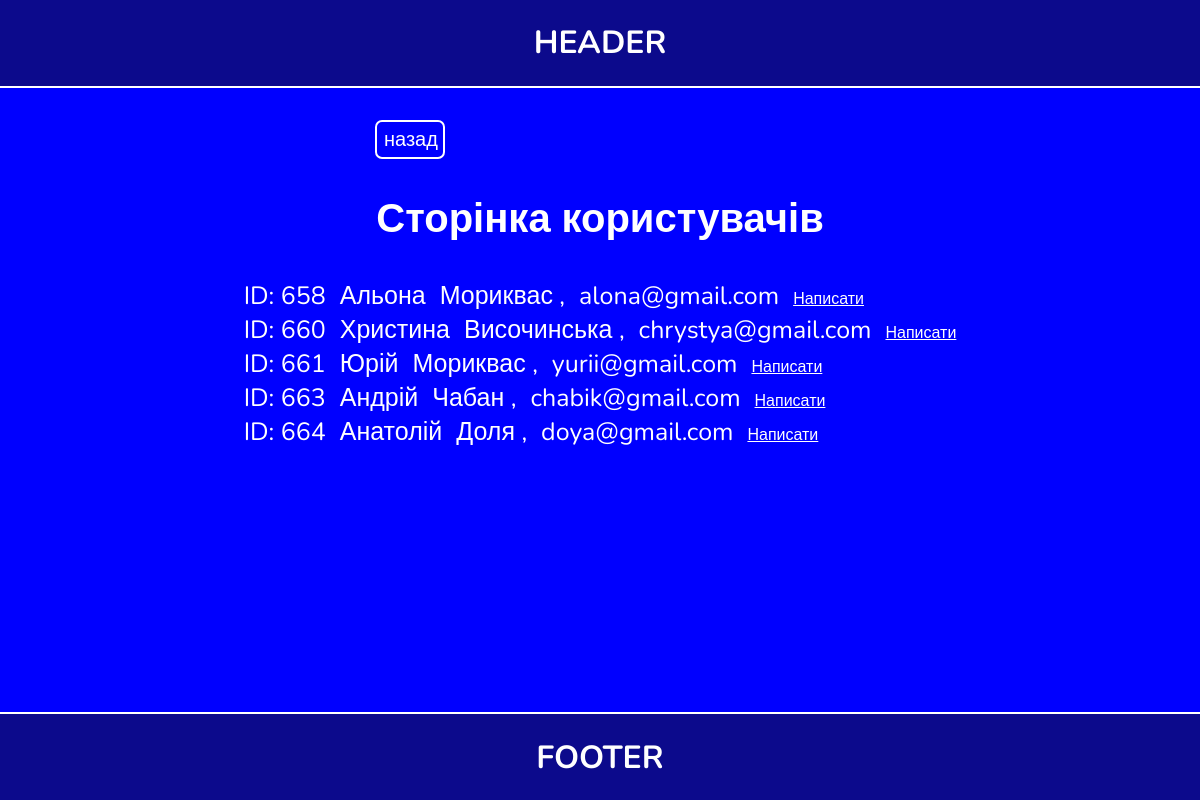
/pages/users-page.php (signed in), run on the app's committed database.
### tables this page shows
CREATE TABLE `users` (
  `user_id` int(11) NOT NULL,
  `firstname` text NOT NULL,
  `lastname` text NOT NULL,
  `surname` text NOT NULL,
  `tel` varchar(30) NOT NULL,
  `email` varchar(30) NOT NULL,
  `pass` varchar(30) NOT NULL
);

### pages/users-page.php (the view, shortened to what this page needs)
<?php
    include '../header.php';
    require '../connect.php';
?>
<section class="users-page-data">
    <div class="container">
        <div class="wrapper-users-data">
            <div class="item-back-title">
                <?php  if(!isset($_SESSION['profile'])) {
                    echo '<a class="button-back" href="../index.php">назад</a>';
                } else {
                  echo '<a class="button-back" href="../customer/index.php">назад</a>';
                }
                ?>
                <h1 class="title">Сторінка користувачів</h1>
            </div>
            <?php
                if(isset($_SESSION['profile'])) {
                    $currentUserId = $_SESSION['profile']['user_id'];
                    $sql = "SELECT * FROM users WHERE NOT user_id=$currentUserId";
                } else {
                    $sql = "SELECT * FROM users";
                }
                ?>
            <div class="item-users-data">
                <?php if($result = mysqli_query($connect, $sql)) : ?>
                    <?php while($row = mysqli_fetch_array($result)) : ?>
                        <div class="item-users">
                            <span><?= 'ID:  '. $row['user_id'];?></span>
                            <span><?= $row['firstname'];?></span>
                            <span><?= $row['lastname']. ' ,';?></span>
                            <span><?= $row['email']; ?></span>
                            <?php
                                if(isset($_SESSION['profile']))
                                {
                                    echo '<a href="../customer/message_user.php?user_id=' .  $_SESSION['recipient_id'] .'">' . "Написати" . '</a>';
                                }
                            ?>
                        </div>
                    <?php endwhile; ?>
                <?php endif; ?>
            </div>
        </div>
    </div>
</section>
<?php
    include '../footer.php';
?>

### style.css (style rules this page uses)
html, body { margin: 0; padding: 0; position: relative; }
h1,h2,h3,span,button,input,p,a { font-family: 'Nunito', sans-serif; color: white; }
span { z-index: 100 !important; }
h1 { color: white; text-align: center; }
.title { font-size: 40px; }
.item-back-title { width: 450px; }
.button-back { color: white; font-size: 20px; text-decoration: none; box-sizing: border-box; padding: 4px 7px; border-radius: 7px; backdrop-filter: blur(10px); display: block; width: 70px; border: 2px solid white; }
.container { max-width: 1000px; width: 100%; margin: 0 auto; flex: 1 0 auto; }
.users-page-data { background-repeat: no-repeat; background-position: center; background-size: 100%; position: relative; height: 100vh; background-color: blue; }
.wrapper-users-data { display: flex; justify-content: center; flex-direction: column; align-items: center; padding-top: 120px; }
.item-users span { margin-right: 10px; font-size: 25px; }

### data on the page
users: user_id "658", firstname "Альона", lastname "Мориквас", email "alona@gmail.com"
users: user_id "660", firstname "Христина", lastname "Височинська", email "chrystya@gmail.com"
users: user_id "661", firstname "Юрій", lastname "Мориквас", email "yurii@gmail.com"
users: user_id "663", firstname "Андрій", lastname "Чабан", email "chabik@gmail.com"
users: user_id "664", firstname "Анатолій", lastname "Доля", email "doya@gmail.com"
